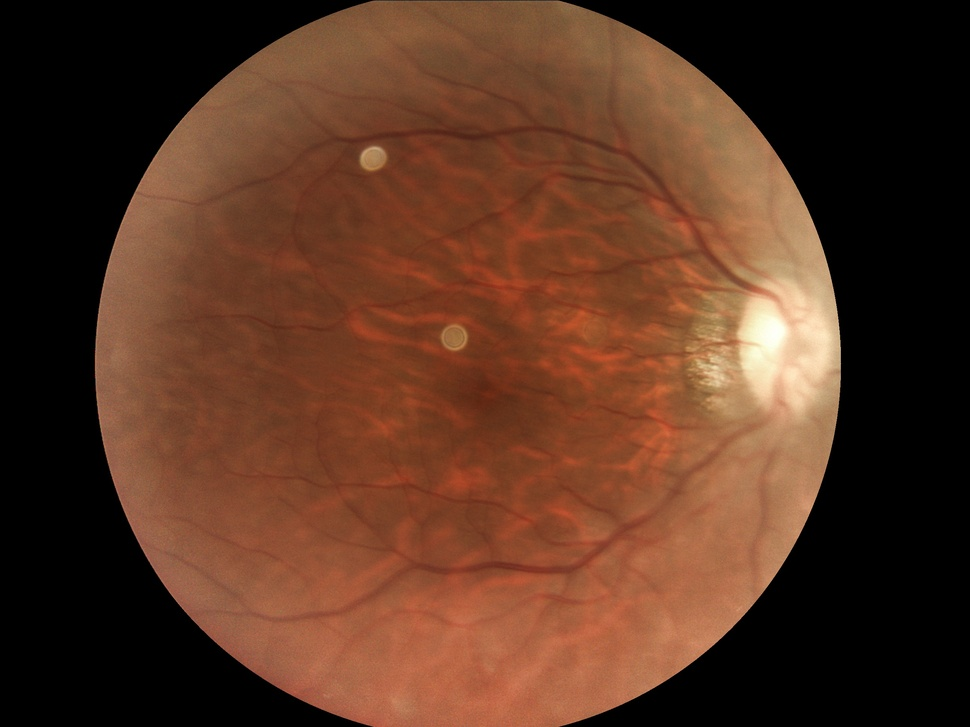
#> input picture vesselness/test_edges/10011_right.jpeg, 970 x 727 px, shrunk from 2592 x 1944 before the run
$ python siftfast.py   (Python 2 division)   (older library calls are emulated)
#> lines starting #> are read from the running program, lines starting #| are printed output that depends on the picture
# -*- coding: utf-8 -*-
"""
Created on Wed Jun  3 22:29:01 2015

@author: Inez Wijnands
"""

#import numpy as np
import cv2
#from matplotlib import pyplot as plt

img = cv2.imread('test_edges/10011_right.jpeg',0)
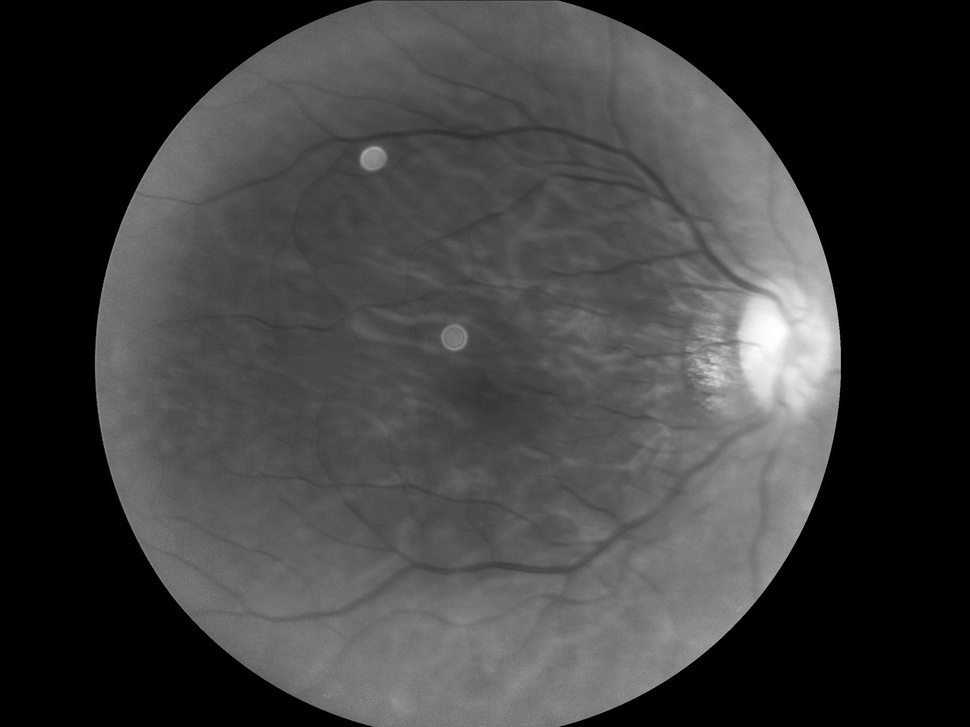
#> img: shape (727, 970); min 0, max 255, mean 61.5

# Initiate FAST object with default values
fast = cv2.FastFeatureDetector()

# find and draw the keypoints
kp = fast.detect(img,None)
#> kp = 426 keypoints; strongest (x, y, size): (134, 194, 7), (701, 382, 7), (711, 361, 7), (137, 189, 7)
img2 = cv2.drawKeypoints(img, kp, color=(0,0,255))
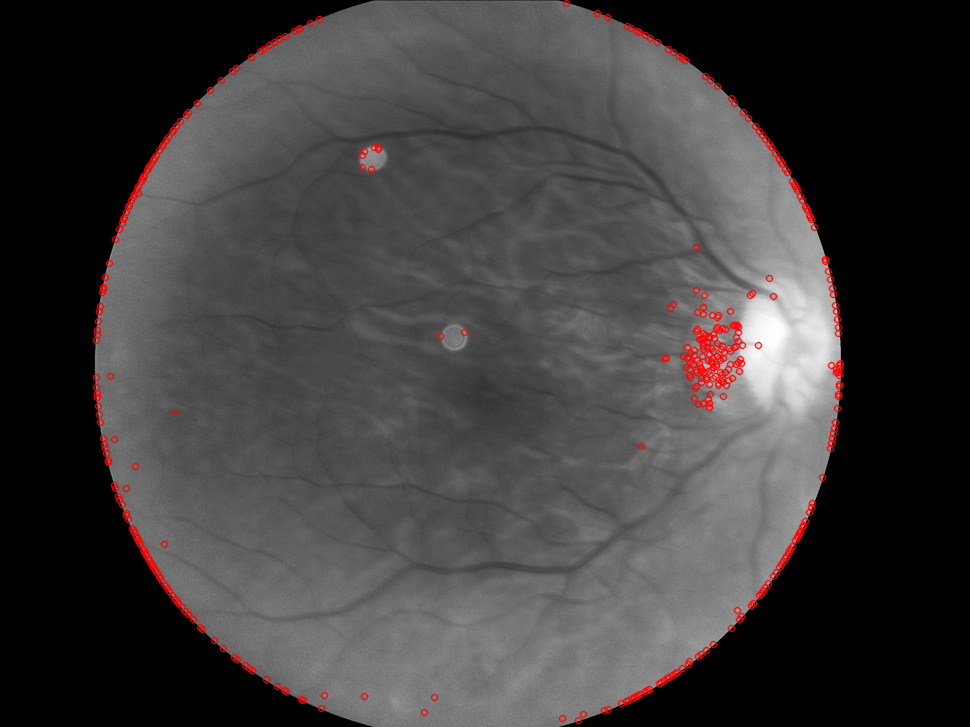
#> img2: shape (727, 970, 3); mean of channels 0, 1, 2 60.4, 60.4, 63.3; drawn as B, G, R

# Print all default params
#print "Threshold: ", fast.getInt('threshold')
#print "nonmaxSuppression: ", fast.getBool('nonmaxSuppression')
#print "neighborhood: ", fast.getInt('type')
print "Total Keypoints with nonmaxSuppression: ", len(kp)
#| Total Keypoints with nonmaxSuppression:  426

cv2.imwrite('test-sift/10011-right-fast_true.png',img2)

# Disable nonmaxSuppression
#> (the run stopped early here; a loop or call above may not have finished)

$ run again, with vesselness/test_edges/10000_right.jpeg copied over vesselness/test_edges/10011_right.jpeg
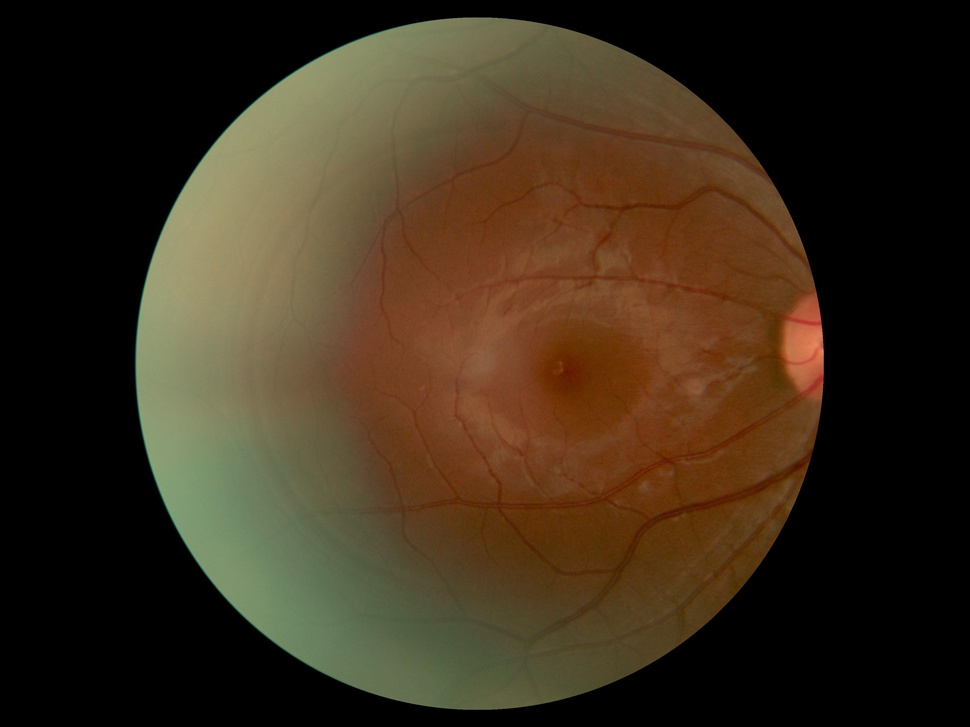
#> input picture vesselness/test_edges/10000_right.jpeg, 970 x 727 px, shrunk from 3264 x 2448 before the run
#> `img = cv2.imread('test_edges/10011_right.jpeg',0)`:
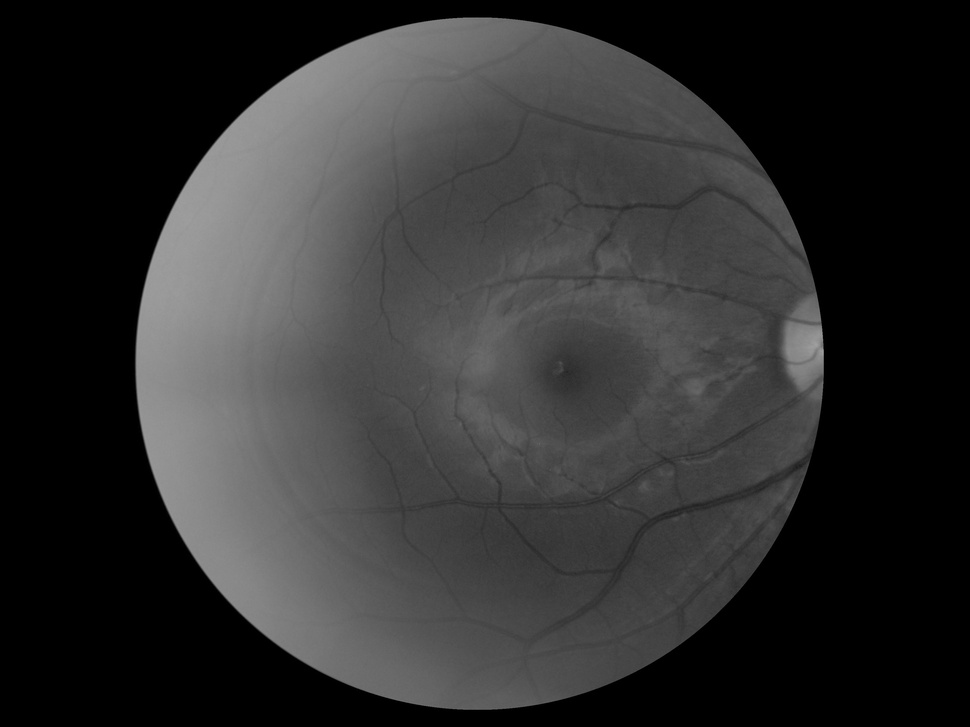
#> img: shape (727, 970); min 0, max 160, mean 47.3
#> kp = 70 keypoints; strongest (x, y, size): (820, 326, 7), (822, 349, 7), (822, 373, 7), (560, 362, 7)
#| Total Keypoints with nonmaxSuppression:  70

$ run again, with vesselness/test_edges/10001_right.jpeg copied over vesselness/test_edges/10011_right.jpeg
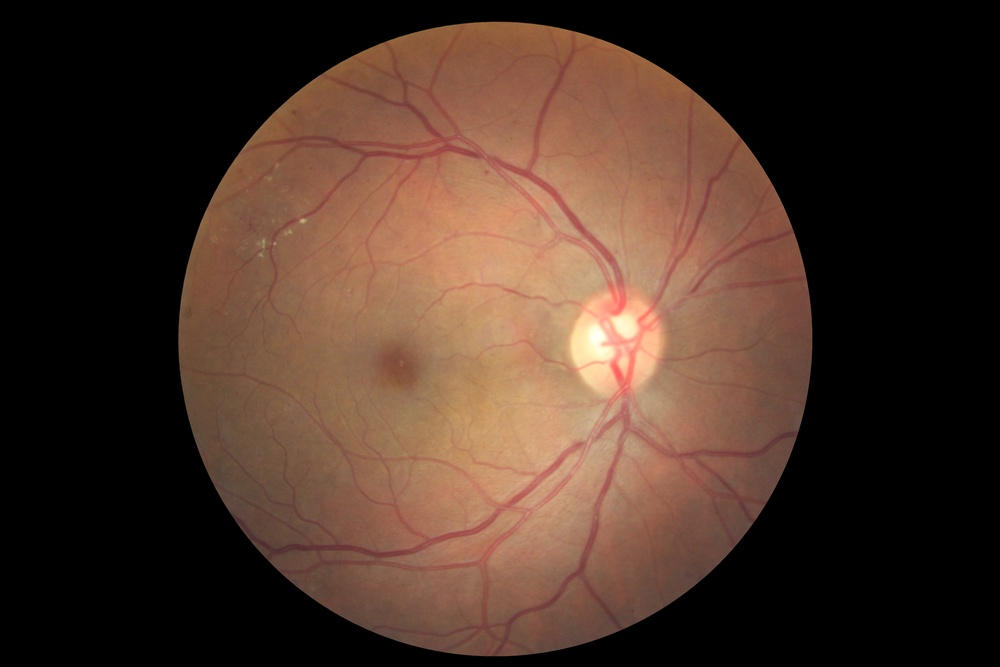
#> input picture vesselness/test_edges/10001_right.jpeg, 1000 x 667 px, shrunk from 4752 x 3168 before the run
#> `img = cv2.imread('test_edges/10011_right.jpeg',0)`:
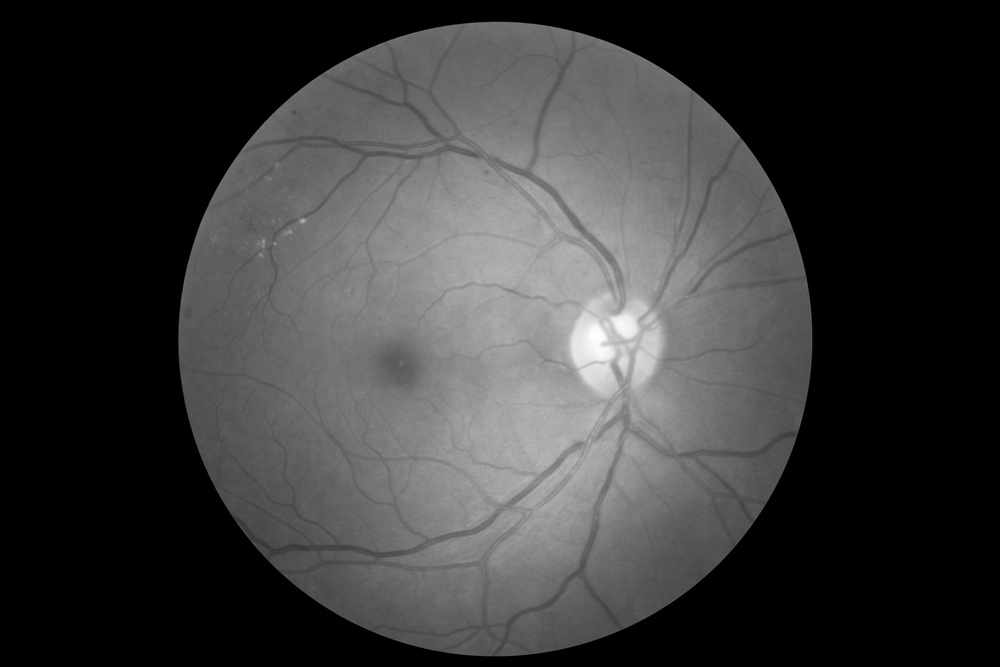
#> img: shape (667, 1000); min 0, max 255, mean 56.4
#> kp = 232 keypoints; strongest (x, y, size): (301, 221, 7), (274, 243, 7), (304, 220, 7), (263, 246, 7)
#| Total Keypoints with nonmaxSuppression:  232

$ run again, with vesselness/test_edges/10002_right.jpeg copied over vesselness/test_edges/10011_right.jpeg
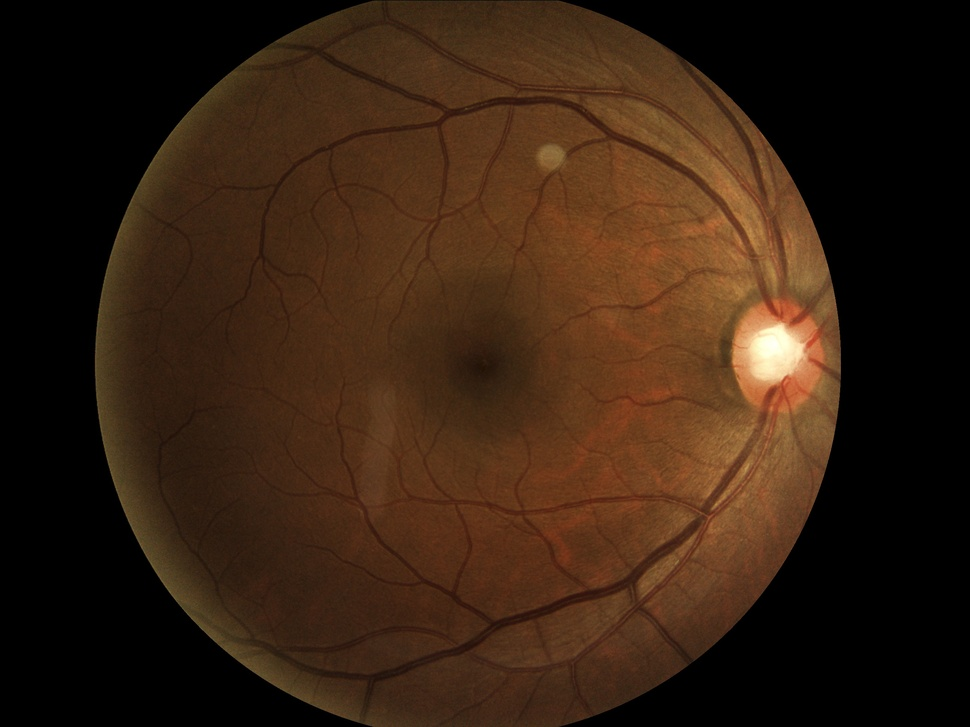
#> input picture vesselness/test_edges/10002_right.jpeg, 970 x 727 px, shrunk from 2592 x 1944 before the run
#> `img = cv2.imread('test_edges/10011_right.jpeg',0)`:
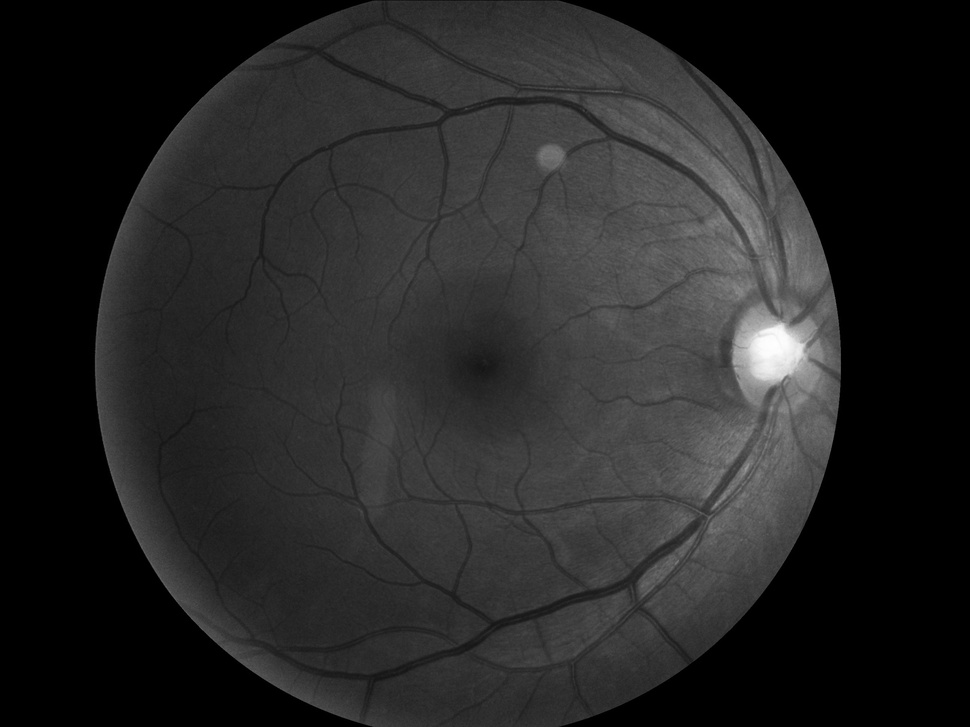
#> img: shape (727, 970); min 0, max 255, mean 37.5
#> kp = 961 keypoints; strongest (x, y, size): (786, 376, 7), (712, 508, 7), (677, 561, 7), (802, 345, 7)
#> `img2 = cv2.drawKeypoints(img, kp, color=(0,0,255))`:
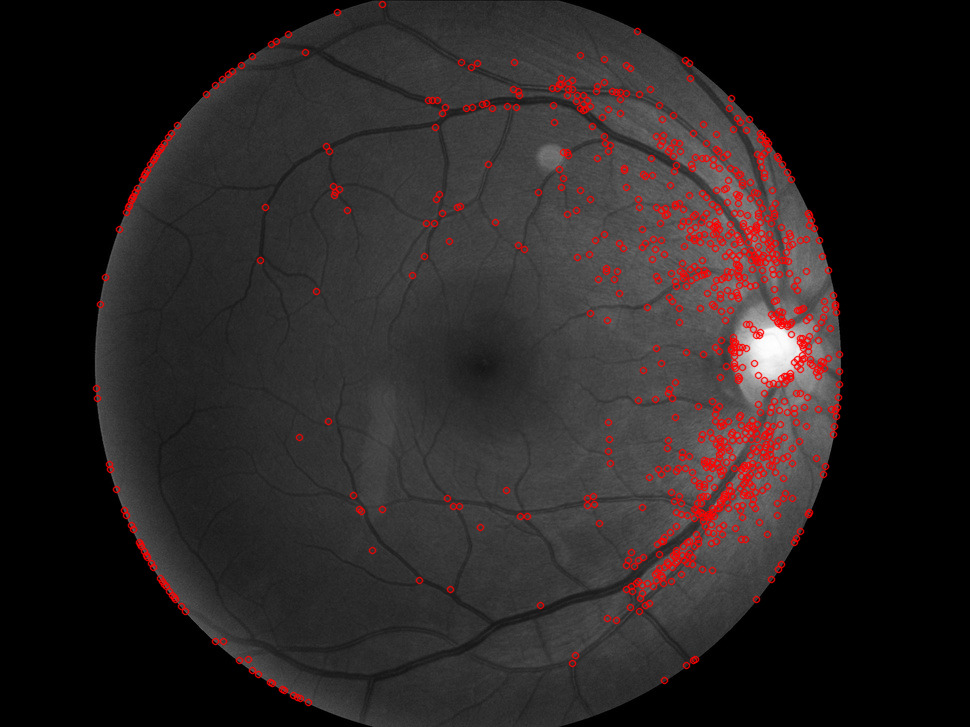
#> img2: shape (727, 970, 3); mean of channels 0, 1, 2 35.1, 35.1, 42.1; drawn as B, G, R
#| Total Keypoints with nonmaxSuppression:  961
